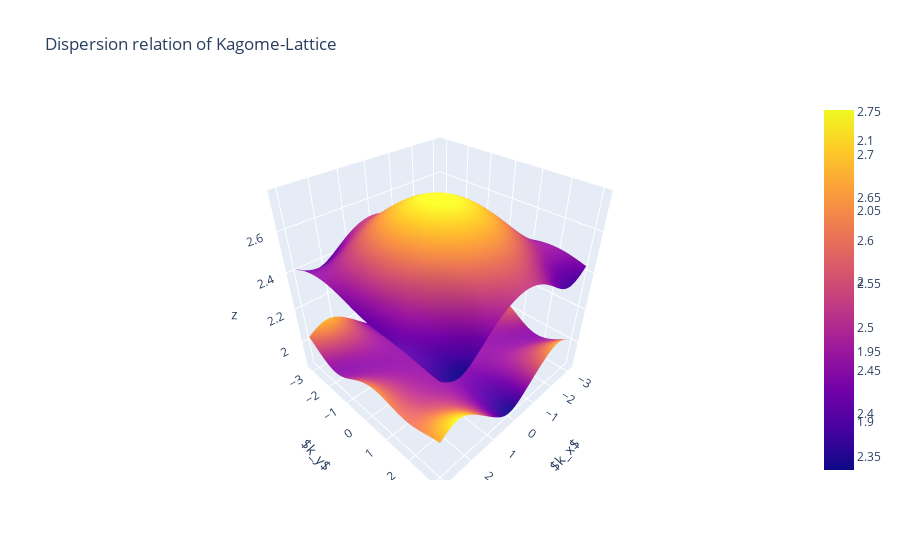

The notebook cell this image was saved under:
### Code cell
import plotly.graph_objects as go

# fig = go.Figure(data=[go.Surface(z=dispersion[:, :, i], x=ml2d.qxs, y=ml2d.qys) for i in range(4)])
fig = go.Figure(data=[
    go.Surface(z=dispersion[:, :, 5], x=kl.qxs, y=kl.qys),
    go.Surface(z=dispersion[:, :, 4], x=kl.qxs, y=kl.qys)])
fig.update_layout(
    title='Dispersion relation of Kagome-Lattice', 
    scene=dict(
        xaxis_title=r'$k_x$',
        yaxis_title=r'$k_y$',
        zaxis_title=r'$\omega$'
    ),
    autosize=True)
fig.show()
